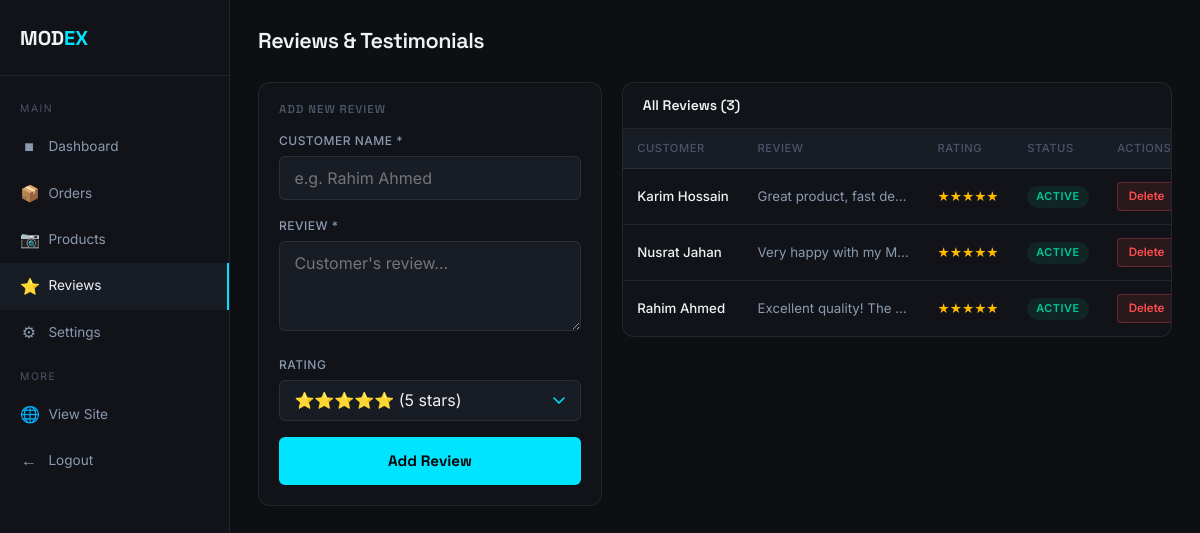
Page /admin/testimonials.php (signed in) on the committed database.
### tables this page shows
CREATE TABLE IF NOT EXISTS testimonials (
    id INT AUTO_INCREMENT PRIMARY KEY,
    customer_name VARCHAR(255) NOT NULL,
    review TEXT NOT NULL,
    rating INT DEFAULT 5,
    is_active TINYINT(1) DEFAULT 1,
    created_at TIMESTAMP DEFAULT CURRENT_TIMESTAMP
);

### admin/testimonials.php (the view, shortened to what this page needs)
<?php
require_once 'admin_helpers.php';
$db = getDB();
$testimonials = $db->query("SELECT * FROM testimonials ORDER BY id DESC")->fetchAll();
echo '<div class="admin-main"><main>';
?>
<div class="admin-topbar"><h1>Reviews &amp; Testimonials</h1></div>
<div style="display:grid;grid-template-columns:1fr 1.6fr;gap:1.25rem;align-items:start">
  <div class="detail-card">
    <h3>Add New Review</h3>
    <form method="POST">
      <div class="admin-form-group"><label>Customer Name *</label><input type="text" name="customer_name" placeholder="e.g. Rahim Ahmed" required></div>
      <div class="admin-form-group"><label>Review *</label><textarea name="review" rows="3" placeholder="Customer's review..." required></textarea></div>
      <div class="admin-form-group">
        <label>Rating</label>
        <select name="rating">
          <option value="5">&#11088;&#11088;&#11088;&#11088;&#11088; (5 stars)</option>
        </select>
      </div>
      <button type="submit" class="btn-primary btn-full">Add Review</button>
    </form>
  </div>
  <div class="admin-table-wrap">
    <div class="admin-table-header"><h2>All Reviews (<?= count($testimonials) ?>)</h2></div>
    <table class="atbl">
      <thead><tr><th>Customer</th><th>Review</th><th>Rating</th><th>Status</th><th>Actions</th></tr></thead>
      <tbody>
      <?php foreach ($testimonials as $t): ?>
      <tr>
        <td style="font-weight:500;white-space:nowrap"><?= htmlspecialchars($t['customer_name']) ?></td>
        <td style="color:var(--text-secondary);font-size:.83rem;max-width:180px;overflow:hidden;text-overflow:ellipsis;white-space:nowrap"><?= htmlspecialchars($t['review']) ?></td>
        <td style="color:#ffb800;font-size:.85rem"><?= str_repeat('★',(int)$t['rating']) ?></td>
        <td>
          <a href="?toggle=<?= $t['id'] ?>" class="badge <?= $t['is_active']?'b-active':'b-hidden' ?>" style="cursor:pointer;text-decoration:none">
            <?= $t['is_active']?'Active':'Hidden' ?>
          </a>
        </td>
        <td>
          <a href="?delete=<?= $t['id'] ?>" class="abtn abtn-delete" onclick="return confirm('Delete this review?')">Delete</a>
        </td>
      </tr>
      <?php endforeach; ?>
      </tbody>
    </table>
  </div>
</div>
<?php echo '</main></div>'; adminFoot(); ?>

### assets/css/style.css (style rules this page uses)
*,*::before,*::after { box-sizing:border-box;margin:0;padding:0 }
:root { --black:#0a0a0a;--white:#fff; --accent:#00e5ff;--accent-dim:#00b8cc;--accent-glow:rgba(0,229,255,.15); --surface:#111318;--surface2:#181c24;--surface3:#1e2330; --border:rgba(255,255,255,.08);--border-accent:rgba(0,229,255,.3); --text-primary:#f0f2f5;--text-secondary:#8b9ab0;--text-muted:#4a5568; --danger:#ff4d4d;--success:#00c896;--warning:#ffb800; --radius:12px;--radius-sm:6px;--tr:.2s ease; }
html { scroll-behavior:smooth }
body { font-family:'Inter',sans-serif;background:var(--black);color:var(--text-primary);line-height:1.6;overflow-x:hidden }
h1,h2,h3,h4 { font-family:'Space Grotesk',sans-serif;font-weight:600;line-height:1.2 }
a { color:inherit;text-decoration:none }
.btn-primary { background:var(--accent);color:var(--black);padding:.82rem 1.8rem;border-radius:var(--radius-sm);font-size:.95rem;font-weight:700;font-family:'Space Grotesk',sans-serif;border:none;cursor:pointer;display:inline-block;transition:all var(--tr);text-align:center }
.btn-full { width:100%;display:block;padding:.9rem }
.will-reveal { opacity:0;transform:translateY(20px);transition:opacity .5s ease,transform .5s ease }
.revealed { opacity:1;transform:none }
.admin-wrap { display:flex;min-height:100vh;background:#0d0f13;color:var(--text-primary);font-family:'Inter',sans-serif }
.admin-main { margin-left:230px;flex:1;padding:1.75rem }
.admin-topbar { display:flex;align-items:center;justify-content:space-between;margin-bottom:1.75rem;flex-wrap:wrap;gap:.75rem }
.admin-topbar h1 { font-size:1.35rem;letter-spacing:-.5px }
.admin-table-wrap { background:var(--surface);border:1px solid var(--border);border-radius:var(--radius);overflow:hidden;margin-bottom:1.75rem }
.admin-table-header { display:flex;align-items:center;justify-content:space-between;padding:.9rem 1.25rem;border-bottom:1px solid var(--border) }
.admin-table-header h2 { font-size:.875rem;font-weight:600 }
table.atbl { width:100%;border-collapse:collapse;font-size:.83rem }
.atbl th { padding:.65rem .9rem;text-align:left;font-size:.7rem;text-transform:uppercase;letter-spacing:.5px;color:var(--text-muted);background:var(--surface2);border-bottom:1px solid var(--border);font-weight:500 }
.atbl td { padding:.8rem .9rem;border-bottom:1px solid var(--border);vertical-align:middle }
.atbl tr:last-child td { border-bottom:none }
.badge { display:inline-block;padding:2px 9px;border-radius:100px;font-size:.68rem;font-weight:600;text-transform:uppercase;letter-spacing:.5px }
.b-active { background:rgba(0,200,150,.1);color:var(--success) }
.abtn { padding:.28rem .65rem;border-radius:4px;font-size:.72rem;font-weight:600;border:none;cursor:pointer;transition:all var(--tr);font-family:'Inter',sans-serif;text-decoration:none;display:inline-block }
.abtn-delete { background:rgba(255,77,77,.1);color:var(--danger);border:1px solid rgba(255,77,77,.3) }
.admin-form-group { margin-bottom:1rem }
.admin-form-group label { display:block;font-size:.75rem;font-weight:500;color:var(--text-secondary);margin-bottom:.38rem;text-transform:uppercase;letter-spacing:.5px }
.admin-form-group input,.admin-form-group select,.admin-form-group textarea { width:100%;background:var(--surface2);border:1px solid var(--border);border-radius:var(--radius-sm);padding:.68rem .9rem;color:var(--text-primary);font-size:16px;font-family:'Inter',sans-serif;transition:border-color var(--tr) }
.admin-form-group select { -webkit-appearance:none;-moz-appearance:none;appearance:none;background-repeat:no-repeat;background-position:right .9rem center;padding-right:2.5rem;cursor:pointer }
.admin-form-group select option { background:#181c24;color:#f0f2f5 }
.admin-form-group textarea { resize:vertical;min-height:90px }
.detail-card { background:var(--surface);border:1px solid var(--border);border-radius:var(--radius);padding:1.25rem;margin-bottom:1.25rem }
.detail-card h3 { font-size:.72rem;text-transform:uppercase;letter-spacing:1px;color:var(--text-muted);margin-bottom:.9rem }

### rows in the picture
testimonials: customer_name "Karim Hossain", review "Great product, fast de…", rating "★★★★★", is_active "ACTIVE"
testimonials: customer_name "Nusrat Jahan", review "Very happy with my M…", rating "★★★★★", is_active "ACTIVE"
testimonials: customer_name "Rahim Ahmed", review "Excellent quality! The…", rating "★★★★★", is_active "ACTIVE"

### other values in the picture
$l[0] "■"
$l[1] "Dashboard"
$l[0] "📦"
$l[1] "Orders"
$l[0] "📷"
$l[1] "Products"
$l[0] "⭐"
$l[1] "Reviews"
$l[0] "⚙"
$l[1] "Settings"
count($testimonials) "3"
